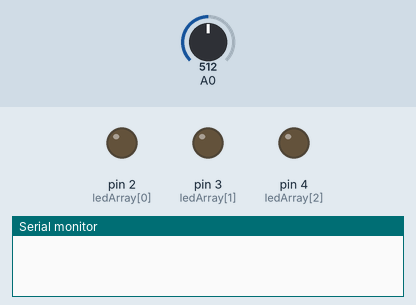
A sketch run on a simulated Arduino Uno, built with avr-gcc and run on an emulated ATmega328P. Shown: output pins drawn as LEDs (lit = HIGH), the last lines printed to the serial monitor. The inputs (shaded band) are chosen by the test bench; at power-on: A0 = 512.

Above: at 0.1 s.
At 39.39 s:
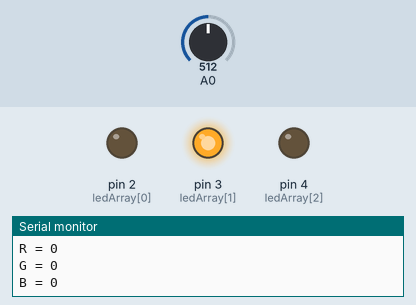
Timing chart, 0 to 40.0 s (numbered marks = the images above):
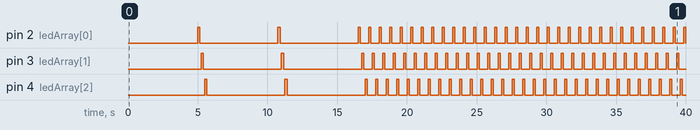

The sketch:

ColorSensor.ino
```cpp
// Define os pinos dos Leds
int ledArray[] = {2,3,4};

// usamos um boolean para saber se o sistema foi configurado
boolean balanceSet = false;

//guarda os valores para as cores detectadas
int red = 0;
int green = 0;
int blue = 0;

//guarda nosso array de cores
float colourArray[] = {0,0,0};
float whiteArray[] = {0,0,0};
float blackArray[] = {0,0,0};


//guarda a media da leitura
int avgRead;

void setup(){

  //configura a saida dos leds
  pinMode(2,OUTPUT);
  pinMode(3,OUTPUT);
  pinMode(4,OUTPUT);

  //configura velocidade da porta serial
  Serial.begin(9600);

}

void loop(){

    checkBalance();
    checkColour();
    printColour();
}

void checkBalance(){
  //checa se o sistema foi configurado
  if(balanceSet == false){
    setBalance();
  }
}


void setBalance(){
  //configura o branco
  //Serial.println("Coloque o cartao BRANCO sobre o sensor e aguarde");
   delay(5000);                              //ESPERA 5 SEGUNDOS PARA O USUARIO COLOCAR A COR SOBRE O SENSOR
  //escaneia a a amostra branca.
  //passa por cada cor, fazendo a leitura, e guarda a base da leitura para cada cor vermelho, verde, e azul quando expostas ao branco e guarda no array branco
  //Serial.println("Calibrando...");
  for(int i = 0;i<=2;i++){
     digitalWrite(ledArray[i],HIGH);
     delay(100);
     getReading(5);          //faz cinco leituras, para melhorar o resultado, mas apenas uma leitura ja seria o suficiente.
     whiteArray[i] = avgRead;
     digitalWrite(ledArray[i],LOW);
     delay(100);
  }

   //configurando o preto
   //Serial.println("Coloque o cartao PRETO sobre o sensor e aguarde");
    delay(5000);              //ESPERA 5 SEGUNDOS PARA POR A COR PRETA SOBRE O SENSOR
  //comeca a leitura para cada cor e seta a base das leituras para as cores red, green, e blue quando expostas ao preto e guarda no array preto
  //Serial.println("Calibrando...");
  for(int i = 0;i<=2;i++){
     digitalWrite(ledArray[i],HIGH);
     delay(100);
     getReading(5);
     blackArray[i] = avgRead;
     digitalWrite(ledArray[i],LOW);
     delay(100);
  }
   //seta que foi configurado para nao fazer isso denovo
  balanceSet = true;
  Serial.println("Calibrado!!");
  delay(5000);     //Espera mais 5 segundos
}


void checkColour(){
    for(int i = 0;i<=2;i++){
     digitalWrite(ledArray[i],HIGH);  //liga os leds vermelho, azul e amarelo, um de cada vez
     delay(100);                      //pausa para o CdS estabilizar, pois sao meio lentos
     getReading(5);                  //pega a leitura X vezes
     colourArray[i] = avgRead;        //seta a cor lida para o array
     float greyDiff = whiteArray[i] - blackArray[i];                   //O maior retorno possivel menos o menor retorno nos da uma area de valores entre eles
     colourArray[i] = (colourArray[i] - blackArray[i])/(greyDiff)*255; //A leitura menos o menor valor dividido pela area de valores multiplicado por 255, nos da um valor entre 0 e 255 representando o o valor do reflexo da cor que foi exposta, ou que foi escaneada
     digitalWrite(ledArray[i],LOW);   //desliga o LED atual
     delay(100);
  }
}

void getReading(int times){
  int reading;
  int tally=0;
  //tira quantas leituras foi requisitada
  for(int i = 0;i < times;i++){
     reading = analogRead(0);
     tally = reading + tally;
     delay(10);
  }
//calcula a media das leituras
avgRead = (tally)/times;
}

//mostra o retorno para cada um dos valores R,G,B na saida serial, o mesmo eh pego pelo processing que mostra o retorno em forma de cores na tela.
void printColour(){
  Serial.print("R = ");
  Serial.println(int(colourArray[0]));
  Serial.print("G = ");
  Serial.println(int(colourArray[1]));
  Serial.print("B = ");
  Serial.println(int(colourArray[2]));
  //delay(2000);
}
```

Measured:
- by itself, pin 2 (ledArray[0]): goes HIGH 0.15 s, LOW 5.6 s, HIGH 0.15 s, LOW 5.6 s, 31 × (HIGH 0.15 s, LOW 0.60 s), HIGH 0.15 s, then LOW
- by itself, pin 3 (ledArray[1]), pin 4 (ledArray[2]): goes HIGH 0.15 s, LOW 5.6 s, HIGH 0.15 s, LOW 5.6 s, 30 × (HIGH 0.15 s, LOW 0.60 s), HIGH 0.15 s, then LOW
